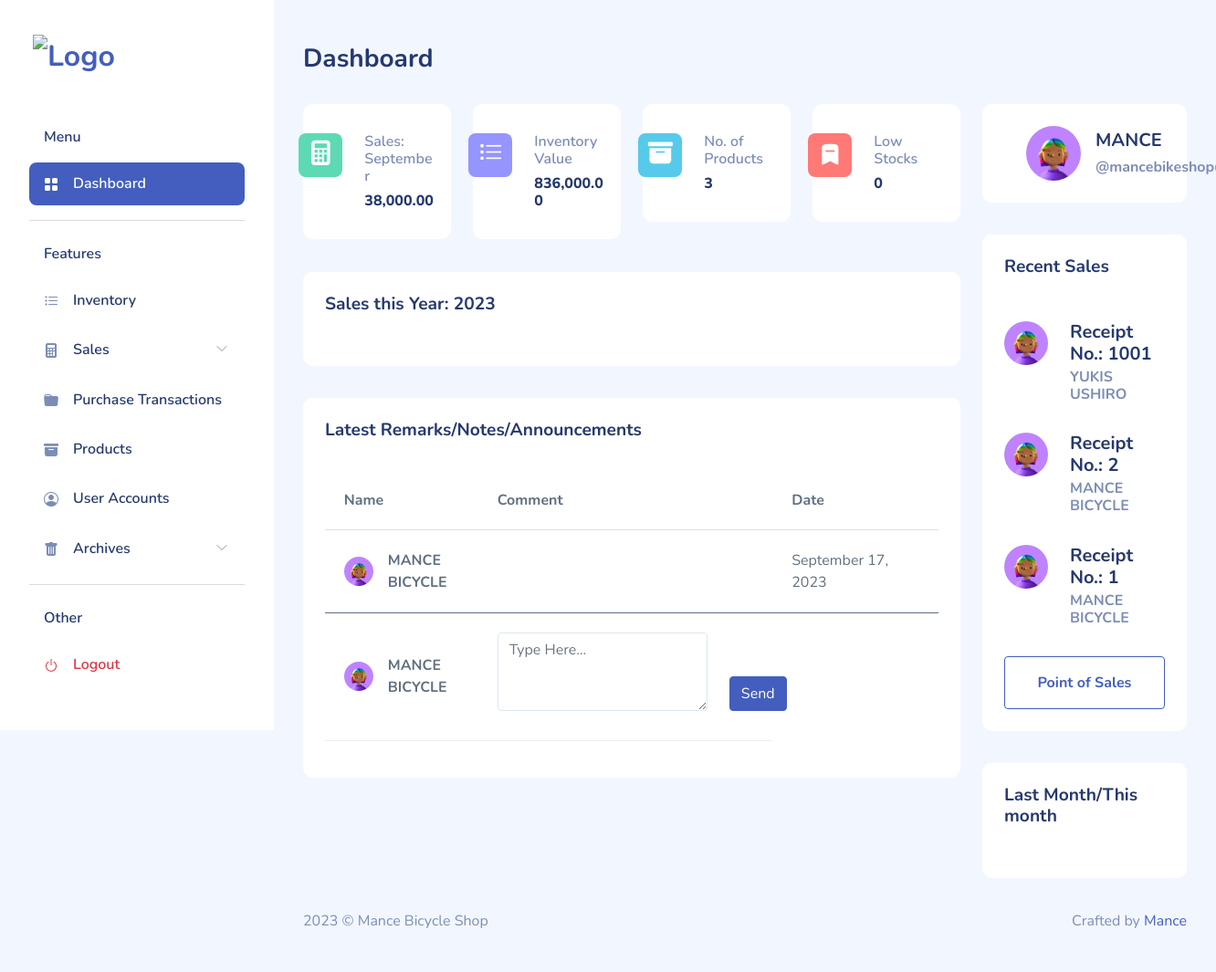
The page /dist/index.php (signed in) on the database its author committed.
### tables this page shows
CREATE TABLE `tblremarks` (
  `remarks_ID` int(11) NOT NULL,
  `remarks_notes` longtext NOT NULL,
  `remarks_userID` int(11) NOT NULL,
  `remarks_date` date NOT NULL DEFAULT current_timestamp()
);

CREATE TABLE `tblaccounts` (
  `acc_ID` int(11) NOT NULL,
  `acc_firstname` varchar(150) NOT NULL,
  `acc_lastname` varchar(150) NOT NULL,
  `acc_email` varchar(150) NOT NULL,
  `acc_password` varchar(200) NOT NULL,
  `acc_access` varchar(50) NOT NULL DEFAULT 'STAFF',
  `acc_isTrash` int(11) NOT NULL,
  `acc_datecreated` date NOT NULL DEFAULT current_timestamp(),
  `acc_logo` int(11) NOT NULL DEFAULT 1
);

CREATE TABLE `tblsales` (
  `sale_ID` int(11) NOT NULL,
  `sale_receiptno` int(11) NOT NULL,
  `sale_userID` int(11) NOT NULL,
  `sale_date` varchar(50) NOT NULL,
  `sale_customer` varchar(120) NOT NULL,
  `sale_pm` varchar(50) NOT NULL,
  `sale_paid` double NOT NULL,
  `sale_isTrash` int(11) NOT NULL
);

### dist/functions/index-pie-chart.php (called while the page is built, shortened)
<?php
    $values = array();
?>

### dist/functions/auth-account-datas.php (called while the page is built, shortened)
<?php
    if(isset($_SESSION['userdata'])){
        $userdetails = $_SESSION['userdata'];
        return $userdetails;
    } else {
        return null;
    }
?>

### dist/functions/index-sales.php (the view, shortened to what this page needs)
<?php
    include_once ('connection-open.php');
    $stmt = $connection->prepare("SELECT *
    FROM tblsales
    LEFT JOIN tblaccounts ON acc_ID = sale_userID
    WHERE sale_isTrash = ? ORDER BY sale_ID DESC LIMIT 3");
    $stmt->execute([0]);
    $count = $stmt->rowCount();
    $datas = $stmt->fetchAll();
?>
    <?php if ($count > 0) { ?>
        <?php foreach ($datas as $data) { ?>
            <a href="sales-data.php?receiptno=<?= $data['sale_receiptno']; ?>" data-bs-toggle="tooltip"
            data-bs-placement="bottom" title="Go to Receipt No.: <?= $data['sale_receiptno']; ?>">
                <div class="recent-message d-flex px-4 py-3">
                    <div class="avatar avatar-lg">
                        <img src="assets/images/faces/<?= $data['acc_logo']; ?>.jpg">
                    </div>
                    <div class="name ms-4">
                        <h5 class="mb-1">Receipt No.: <?= $data['sale_receiptno']; ?></h5>
                        <h6 class="text-muted mb-0"><?= $data['acc_firstname'].' '.$data['acc_lastname']; ?></h6>
                    </div>
                </div>
            </a>
        <?php } ?>
    <?php } else {
        echo 'There is no sales.';
    } ?>

### dist/index.php (shortened to what this page needs)
<?php include_once('functions/index-pie-chart.php'); ?>
<!DOCTYPE html>
<html lang="en">
<head>
    <link rel="stylesheet" href="assets/css/bootstrap.css">
    <link rel="stylesheet" href="assets/vendors/iconly/bold.css">
    <link rel="stylesheet" href="assets/vendors/perfect-scrollbar/perfect-scrollbar.css">
    <link rel="stylesheet" href="assets/vendors/bootstrap-icons/bootstrap-icons.css">
    <link rel="stylesheet" href="assets/css/app.css">
</head>
<body>
    <div id="app">
        <?php include_once ('sidebar.php'); ?>
        <div id="main">
            <div class="page-heading">
                <h3>Dashboard</h3>
            </div>
            <div class="page-content">
                <section class="row">
                    <div class="col-12 col-lg-9">
                        <div class="row">
                            <div class="col-6 col-lg-3 col-md-6">
                                <div class="card">
                                    <a href="sales-table.php" data-bs-toggle="tooltip"
                                        data-bs-placement="bottom" title="Go to Sales Transaction: <?= date('F');?>">
                                        <div class="card-body px-3 py-4-5">
                                            <div class="row">
                                                <div class="col-md-4">
                                                    <div class="stats-icon green">
                                                        <i class="bi-calculator-fill mt-2"></i>
                                                    </div>
                                                </div>
                                                <div class="col-md-8">
                                                    <h6 class="text-muted font-semibold">Sales: <?= date('F');?></h6>
                                                    <h6 class="font-extrabold mb-0"><?= number_format($values[0],2); ?></h6>
                                                </div>
                                            </div>
                                        </div>
                                    </a>
                                </div>
                            </div>
                            <?php include_once ('functions/index-inventory.php'); ?>
                        </div>
                        <div class="row">
                            <div class="col-12">
                                <div class="card">
                                    <div class="card-header">
                                        <h4>Sales this Year: <?= date('Y'); ?></h4>
                                    </div>
                                    <div class="card-body">
                                    </div>
                                </div>
                            </div>
                        </div>
                        <div class="row">
                            <div class="col-12 col-xl-12">
                                <div class="card">
                                    <div class="card-header" id="remarks">
                                        <h4>Latest Remarks/Notes/Announcements</h4>
                                    </div>
                                    <div class="card-body">
                                        <div class="table-responsive">
                                            <table class="table table-hover table-lg">
                                                <thead>
                                                    <tr>
                                                        <th>Name</th>
                                                        <th>Comment</th>
                                                        <th>Date</th>
                                                    </tr>
                                                </thead>
                                                <tbody>
                                                    <?php include_once ('functions/remarks-table.php'); ?>
                                                </tbody>
                                                <tfoot>
                                                    <tr>
                                                        <td class="col-3">
                                                            <div class="d-flex align-items-center">
                                                                <div class="avatar avatar-md">
                                                                    <img src="assets/images/faces/<?= $userdetails['logo']; ?>.jpg">
                                                                </div>
                                                                <p class="font-bold ms-3 mb-0"><?= $userdetails['fname'].' '.$userdetails['lname']; ?></p>
                                                            </div>
                                                        </td>
                                                        <td class="col-auto">
                                                        <form action="functions/remarks-create.php" method="post">
                                                            <div class="form-group row">
                                                                <div class="col-sm-10">
                                                                <textarea class="form-control" name="remarks" placeholder="Type Here..." id="exampleFormControlCategory" required
                                                                    rows="3"></textarea>
                                                                </div>
                                                                <div class="col-sm-2 mt-5">
                                                                <button class="btn btn-primary mr-2" name="remarks-user" value="<?= $userdetails['id']; ?>" type="submit">Send</button>
                                                                </div>
                                                            </div>
                                                        </form>
                                                        </td>
                                                    </tr>
                                                </tfoot>
                                            </table>
                                        </div>
                                    </div>
                                </div>
                            </div>
                        </div>
                    </div>
                    <div class="col-12 col-lg-3">
                        <a href="" data-bs-toggle="modal" data-bs-target="#viewUser<?= $userdetails['id']; ?>" data-bs-toggle="tooltip"
            data-bs-placement="bottom" title="View Profile">
                            <div class="card">
                                <div class="card-body py-4 px-5">
                                    <div class="d-flex align-items-center">
                                        <div class="avatar avatar-xl">
                                            <img src="assets/images/faces/<?= $userdetails['logo']; ?>.jpg" alt="Face 1">
                                        </div>
                                        <div class="ms-3 name">
                                            <h5 class="font-bold"><?= $userdetails['fname']; ?></h5>
                                            <h6 class="text-muted mb-0">@<?=$userdetails['email']; ?></h6>
                                        </div>
                                    </div>
                                </div>
                            </div>
                        </a>
                        <div class="card">
                            <div class="card-header">
                                <h4>Recent Sales</h4>
                            </div>
                            <div class="card-content pb-4">
                                <?php include_once ('functions/index-sales.php'); ?>
                                <div class="px-4">
                                    <a class='btn btn-block btn-xl btn-outline-primary font-bold mt-3' href="sales-point.php">Point of Sales</a>
                                </div>
                            </div>
                        </div>
                        <div class="card">
                            <div class="card-header">
                                <h4>Last Month/This month</h4>
                            </div>
                            <div class="card-body">
                            </div>
                        </div>
                    </div>
                </section>
            </div>
            <?php include_once ('footer.php'); ?>
        </div>
    </div>
</body>
</html>

### dist/functions/remarks-table.php (shortened to what this page needs)
<?php
    include_once ('connection-open.php');
    $stmt = $connection->prepare("SELECT tblremarks.*,tblaccounts.acc_firstname,tblaccounts.acc_lastname,tblaccounts.acc_logo
    FROM tblremarks
    LEFT JOIN tblaccounts ON acc_ID = remarks_userID ORDER BY remarks_ID DESC
    LIMIT 4");
    $stmt->execute();
    $count = $stmt->rowCount();
    $datas = $stmt->fetchAll();
?>
    <?php if ($count > 0) { ?>
        <?php foreach ($datas as $data) { ?>
            <tr>
                <td class="col-3">
                    <div class="d-flex align-items-center">
                        <div class="avatar avatar-md">
                            <img src="assets/images/faces/<?= $data['acc_logo']; ?>.jpg">
                        </div>
                        <p class="font-bold ms-3 mb-0"><?= $data['acc_firstname'].' '.$data['acc_lastname']; ?></p>
                    </div>
                </td>
                <td class="col-auto">
                </td>
                <td>
                    <p class=" mb-0"><?= date('F d, Y', strtotime($data['remarks_date'])); ?></p>
                </td>
            </tr>
        <?php } ?>
    <?php } ?>

### rows shown on the page
tblremarks: tblaccounts.acc_firstname "MANCE", tblaccounts.acc_lastname "BICYCLE", remarks_date "September 17, 2023"
tblsales: sale_receiptno "1001", tblaccounts.acc_firstname "YUKIS", tblaccounts.acc_lastname "USHIRO"
tblsales: sale_receiptno "2", tblaccounts.acc_firstname "MANCE", tblaccounts.acc_lastname "BICYCLE"
tblsales: sale_receiptno "1", tblaccounts.acc_firstname "MANCE", tblaccounts.acc_lastname "BICYCLE"

### other values the page prints
$values[0] "38,000.00"
$totalInventory "836,000.00"
$totalProducts "3"
$totalLowStocks "0"
